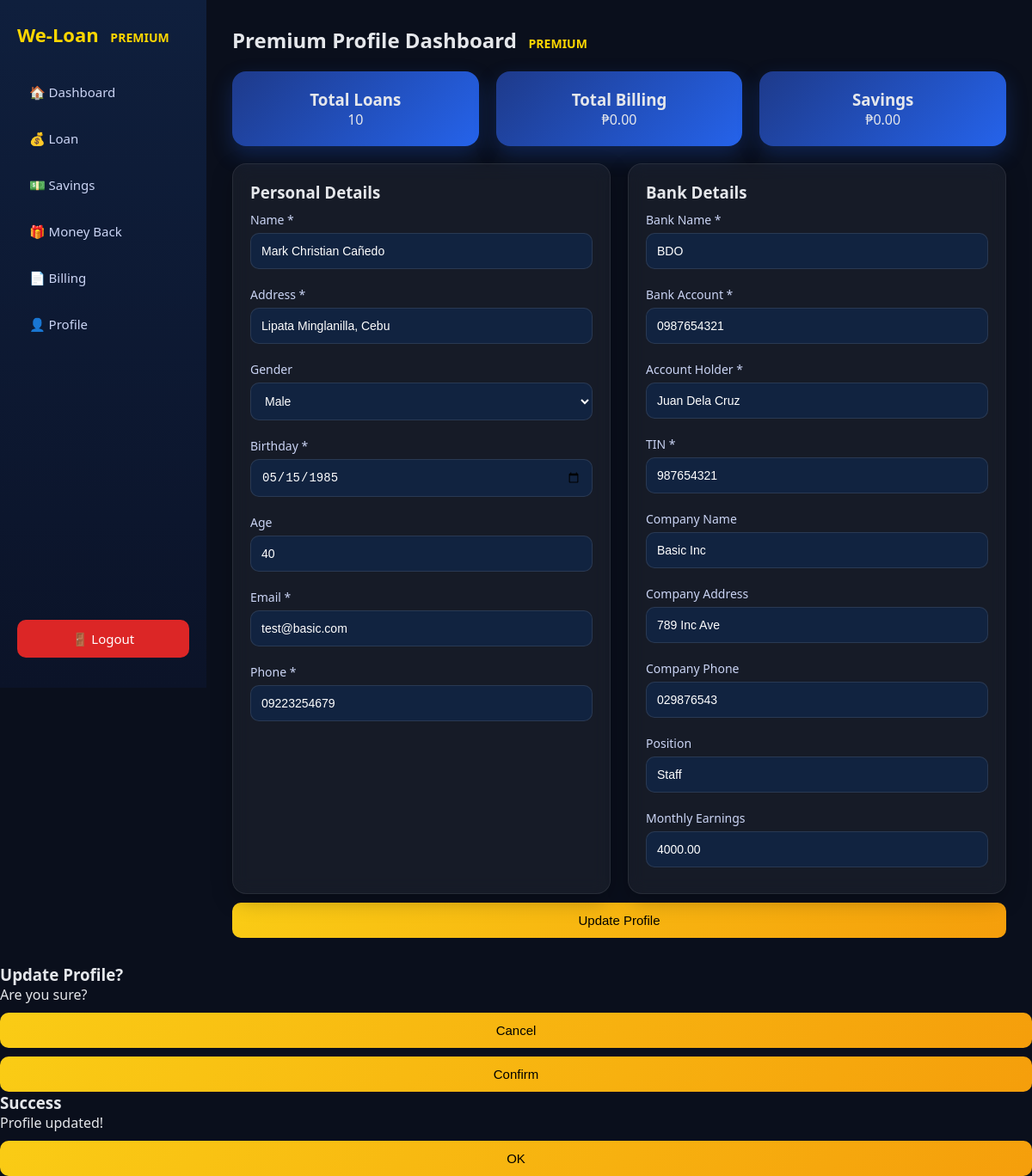
/premium_user/profile.php (signed in), run on the app's committed database.
### tables this page shows
CREATE TABLE `users` (
  `id` int(11) NOT NULL,
  `username` varchar(255) NOT NULL COMMENT 'Username or email',
  `email` varchar(255) NOT NULL,
  `password_hash` varchar(255) NOT NULL,
  `account_type` enum('basic','premium') NOT NULL DEFAULT 'basic',
  `name` varchar(255) NOT NULL,
  `address` text NOT NULL,
  `gender` enum('male','female','other') DEFAULT NULL,
  `birthday` date NOT NULL,
  `age` int(11) DEFAULT 0 COMMENT 'Computed from birthday',
  `phone` varchar(11) NOT NULL COMMENT 'PH format 09xxxxxxxxx',
  `bank_name` varchar(255) NOT NULL,
  `bank_account` varchar(50) NOT NULL,
  `account_holder` varchar(255) NOT NULL,
  `tin` varchar(20) NOT NULL,
  `company_name` varchar(255) NOT NULL,
  `company_address` text NOT NULL,
  `company_phone` varchar(11) NOT NULL,
  `position` varchar(255) NOT NULL,
  `monthly_earnings` decimal(10,2) NOT NULL,
  `proof_billing_path` varchar(500) DEFAULT NULL,
  `valid_id_path` varchar(500) DEFAULT NULL,
  `coe_path` varchar(500) DEFAULT NULL,
  `status` enum('pending','active','disabled') DEFAULT 'pending',
  `verified` tinyint(1) DEFAULT 0,
  `savings_balance` decimal(10,2) DEFAULT 0.00,
  `current_loan_amount` decimal(10,2) DEFAULT 0.00,
  `max_loan_amount` decimal(10,2) DEFAULT 10000.00 COMMENT 'Increases gradually up to 50000',
  `max_tenure_months` int(11) DEFAULT 12,
  `last_savings_activity` date DEFAULT NULL,
  `created_at` timestamp NOT NULL DEFAULT current_timestamp(),
  `updated_at` timestamp NOT NULL DEFAULT current_timestamp() ON UPDATE current_timestamp()
);

### premium_user/profile.php (the view, shortened to what this page needs)
<?php
require_once __DIR__ . '/../db_connect_new.php';
$user_id = $_SESSION['user_id'];
$stmt = $pdo->prepare("SELECT * FROM users WHERE id=?");
$stmt->execute([$user_id]);
$user = $stmt->fetch(PDO::FETCH_ASSOC);
$stmt = $pdo->prepare("SELECT COUNT(*) FROM loans WHERE user_id=?");
$stmt->execute([$user_id]);
$total_loans = $stmt->fetchColumn();
$stmt = $pdo->prepare("SELECT SUM(total_due) FROM billing WHERE user_id=?");
$stmt->execute([$user_id]);
$total_billing = $stmt->fetchColumn() ?? 0;
$savings = $user['savings_balance'];
?>
<!DOCTYPE html>
<html>
<head>
<link rel="stylesheet" href="premiumdb.css">
</head>
<body>
<div class="container">
<?php include 'sidebar.php'; ?>
<div class="main">
<h2>Premium Profile Dashboard</h2>
<div class="cards">
    <div class="card-box">
        <h3>Total Loans</h3>
        <p><?= $total_loans ?></p>
    </div>
    <div class="card-box">
        <h3>Total Billing</h3>
        <p>₱<?= number_format($total_billing,2) ?></p>
    </div>
    <div class="card-box">
        <h3>Savings</h3>
        <p>₱<?= number_format($savings,2) ?></p>
    </div>
</div>
<form method="POST" id="profileForm">
<div class="cards">
<div class="card" style="flex:1;">
<h3>Personal Details</h3>
<label>Name *</label>
<input type="text" name="name" value="<?= htmlspecialchars($user['name']) ?>" required>
<label>Address *</label>
<input type="text" name="address" value="<?= htmlspecialchars($user['address']) ?>" required>
<label>Gender</label>
<select name="gender">
<option value="male" <?= $user['gender']=='male'?'selected':'' ?>>Male</option>
</select>
<label>Birthday *</label>
<input type="date" name="birthday" id="birthday"
value="<?= $user['birthday'] ?>"
onchange="calcAge()" required>
<label>Age</label>
<input type="number" id="age" readonly
value="<?= date_diff(date_create($user['birthday']), date_create('today'))->y ?>">
<label>Email *</label>
<input type="email" name="email" value="<?= htmlspecialchars($user['email']) ?>" required>
<label>Phone *</label>
<input type="text" name="phone"
value="<?= htmlspecialchars($user['phone']) ?>"
pattern="09[0-9]{9}" required>
</div>
<div class="card" style="flex:1;">
<h3>Bank Details</h3>
<label>Bank Name *</label>
<input type="text" name="bank_name" value="<?= htmlspecialchars($user['bank_name']) ?>" required>
<label>Bank Account *</label>
<input type="text" name="bank_account" value="<?= htmlspecialchars($user['bank_account']) ?>" required>
<label>Account Holder *</label>
<input type="text" name="account_holder" value="<?= htmlspecialchars($user['account_holder']) ?>" required>
<label>TIN *</label>
<input type="text" name="tin" value="<?= htmlspecialchars($user['tin']) ?>" required>
<label>Company Name</label>
<input type="text" name="company_name" value="<?= htmlspecialchars($user['company_name']) ?>">
<label>Company Address</label>
<input type="text" name="company_address" value="<?= htmlspecialchars($user['company_address']) ?>">
<label>Company Phone</label>
<input type="text" name="company_phone" value="<?= htmlspecialchars($user['company_phone']) ?>">
<label>Position</label>
<input type="text" name="position" value="<?= htmlspecialchars($user['position']) ?>">
<label>Monthly Earnings</label>
<input type="number" name="monthly_earnings" value="<?= $user['monthly_earnings'] ?>">
</div>
</div>
<button type="submit">Update Profile</button>
</form>
</div>
</div>
<div class="modal-overlay" id="confirmModal">
<div class="modal-box">
<h3>Update Profile?</h3>
<p>Are you sure?</p>
<button onclick="closeConfirm()">Cancel</button>
<button onclick="submitProfile()">Confirm</button>
</div>
</div>
<div class="modal-overlay" id="successModal">
<div class="modal-box">
<h3>Success</h3>
<p>Profile updated!</p>
<button onclick="closeSuccess()">OK</button>
</div>
</div>
</body>
</html>

### premium_user/premiumdb.css (style rules this page uses)
* { margin: 0; padding: 0; box-sizing: border-box; }
body { font-family: 'Segoe UI', Arial, sans-serif; background: #0a0f1c; color: #e5e7eb; }
.container { display: flex; }
.main { margin-left: 240px; padding: 30px; width: calc(100% - 240px); }
h2 { margin-bottom: 20px; font-weight: 600; }
h2::after { content: " PREMIUM"; color: gold; font-size: 14px; margin-left: 10px; }
.card { background: rgba(255, 255, 255, 0.05); border-radius: 16px; padding: 20px; margin-top: 20px; backdrop-filter: blur(10px); border: 1px solid rgba(255,255,255,0.08); box-shadow: 0 8px 25px rgba(0,0,0,0.25); }
.cards { display: flex; gap: 20px; flex-wrap: wrap; }
.card-box { flex: 1; min-width: 220px; padding: 20px; border-radius: 16px; text-align: center; background: linear-gradient(135deg, #1e3a8a, #2563eb); box-shadow: 0 10px 25px rgba(37,99,235,0.25); transition: 0.3s; }
label { font-size: 14px; display: block; margin-top: 10px; color: #cbd5f5; }
input, select { width: 100%; padding: 12px; margin-top: 6px; margin-bottom: 10px; border-radius: 10px; border: 1px solid rgba(255,255,255,0.1); background: rgba(15, 42, 82, 0.6); color: white; font-size: 14px; outline: none; }
button { margin-top: 10px; background: linear-gradient(135deg, #facc15, #f59e0b); color: black; padding: 12px; border: none; width: 100%; border-radius: 10px; cursor: pointer; font-size: 15px; transition: 0.3s; }

### data on the page
users: savings_balance "0.00", name "Mark Christian Cañedo", address "Lipata Minglanilla, Cebu", gender "Male", birthday "05/15/1985", birthday "40", email "test@basic.com", phone "09223254679", bank_name "BDO", bank_account "0987654321", account_holder "Juan Dela Cruz", tin "987654321", company_name "Basic Inc", company_address "789 Inc Ave", company_phone "029876543", position "Staff", monthly_earnings "4000.00"

### other printed values
$total_loans "10"
$total_billing "0.00"
